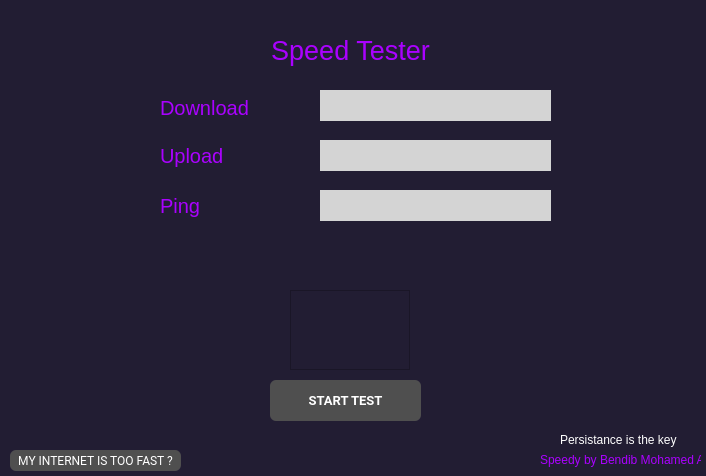
<?xml version="1.0" encoding="UTF-8"?>
<ui version="4.0">
 <class>MainWindow</class>
 <widget class="QMainWindow" name="MainWindow">
  <property name="geometry">
   <rect>
    <x>0</x>
    <y>0</y>
    <width>706</width>
    <height>476</height>
   </rect>
  </property>
  <property name="font">
   <font>
    <pointsize>12</pointsize>
    <weight>75</weight>
    <bold>true</bold>
   </font>
  </property>
  <property name="windowTitle">
   <string>MainWindow</string>
  </property>
  <property name="styleSheet">
   <string notr="true">background-color:rgb(34, 29, 51);</string>
  </property>
  <widget class="QWidget" name="centralwidget">
   <property name="autoFillBackground">
    <bool>false</bool>
   </property>
   <widget class="QPushButton" name="pushButton_test">
    <property name="geometry">
     <rect>
      <x>270</x>
      <y>380</y>
      <width>151</width>
      <height>41</height>
     </rect>
    </property>
    <property name="font">
     <font>
      <family>Roboto</family>
      <pointsize>10</pointsize>
      <weight>75</weight>
      <bold>true</bold>
     </font>
    </property>
    <property name="styleSheet">
     <string notr="true">background-color:rgb(79, 79, 79);
color:rgb(255, 255, 255);
border-radius:6%;</string>
    </property>
    <property name="text">
     <string>START TEST</string>
    </property>
   </widget>
   <widget class="QPushButton" name="pushButton_toofast">
    <property name="geometry">
     <rect>
      <x>10</x>
      <y>450</y>
      <width>171</width>
      <height>21</height>
     </rect>
    </property>
    <property name="font">
     <font>
      <family>Roboto</family>
      <weight>50</weight>
      <bold>false</bold>
     </font>
    </property>
    <property name="styleSheet">
     <string notr="true">background-color:rgb(79, 79, 79);
color:rgb(255, 255, 255);
border-radius:6%;</string>
    </property>
    <property name="text">
     <string>MY INTERNET IS TOO FAST ?</string>
    </property>
   </widget>
   <widget class="QLabel" name="label_credits">
    <property name="geometry">
     <rect>
      <x>540</x>
      <y>450</y>
      <width>161</width>
      <height>20</height>
     </rect>
    </property>
    <property name="font">
     <font>
      <weight>50</weight>
      <bold>false</bold>
     </font>
    </property>
    <property name="styleSheet">
     <string notr="true">color:rgb(170, 1, 255)

</string>
    </property>
    <property name="text">
     <string>Speedy by Bendib Mohamed Anis</string>
    </property>
   </widget>
   <widget class="QLabel" name="label_title">
    <property name="geometry">
     <rect>
      <x>10</x>
      <y>30</y>
      <width>681</width>
      <height>41</height>
     </rect>
    </property>
    <property name="font">
     <font>
      <pointsize>20</pointsize>
      <weight>50</weight>
      <bold>false</bold>
     </font>
    </property>
    <property name="styleSheet">
     <string notr="true">color:rgb(170, 1, 255)
</string>
    </property>
    <property name="text">
     <string>Speed Tester</string>
    </property>
    <property name="alignment">
     <set>Qt::AlignCenter</set>
    </property>
   </widget>
   <widget class="QLabel" name="label_download_2">
    <property name="geometry">
     <rect>
      <x>160</x>
      <y>100</y>
      <width>121</width>
      <height>16</height>
     </rect>
    </property>
    <property name="font">
     <font>
      <pointsize>15</pointsize>
     </font>
    </property>
    <property name="styleSheet">
     <string notr="true">color:rgb(170, 1, 255)
</string>
    </property>
    <property name="text">
     <string>Download</string>
    </property>
   </widget>
   <widget class="QLabel" name="label_upload_2">
    <property name="geometry">
     <rect>
      <x>160</x>
      <y>140</y>
      <width>131</width>
      <height>31</height>
     </rect>
    </property>
    <property name="font">
     <font>
      <pointsize>15</pointsize>
      <weight>50</weight>
      <bold>false</bold>
      <strikeout>false</strikeout>
     </font>
    </property>
    <property name="styleSheet">
     <string notr="true">color:rgb(170, 1, 255)
</string>
    </property>
    <property name="text">
     <string>Upload</string>
    </property>
   </widget>
   <widget class="QFrame" name="frame">
    <property name="geometry">
     <rect>
      <x>320</x>
      <y>90</y>
      <width>231</width>
      <height>31</height>
     </rect>
    </property>
    <property name="styleSheet">
     <string notr="true">background-color:rgb(212, 212, 212)</string>
    </property>
    <property name="frameShape">
     <enum>QFrame::StyledPanel</enum>
    </property>
    <property name="frameShadow">
     <enum>QFrame::Raised</enum>
    </property>
    <widget class="QLabel" name="label_download">
     <property name="geometry">
      <rect>
       <x>0</x>
       <y>0</y>
       <width>231</width>
       <height>31</height>
      </rect>
     </property>
     <property name="font">
      <font>
       <pointsize>10</pointsize>
       <weight>75</weight>
       <bold>true</bold>
      </font>
     </property>
     <property name="text">
      <string/>
     </property>
     <property name="alignment">
      <set>Qt::AlignCenter</set>
     </property>
    </widget>
   </widget>
   <widget class="QFrame" name="frame_2">
    <property name="geometry">
     <rect>
      <x>320</x>
      <y>140</y>
      <width>231</width>
      <height>31</height>
     </rect>
    </property>
    <property name="styleSheet">
     <string notr="true">background-color:rgb(212, 212, 212)</string>
    </property>
    <property name="frameShape">
     <enum>QFrame::StyledPanel</enum>
    </property>
    <property name="frameShadow">
     <enum>QFrame::Raised</enum>
    </property>
    <widget class="QLabel" name="label_upload">
     <property name="geometry">
      <rect>
       <x>0</x>
       <y>0</y>
       <width>231</width>
       <height>31</height>
      </rect>
     </property>
     <property name="font">
      <font>
       <pointsize>10</pointsize>
       <weight>75</weight>
       <bold>true</bold>
      </font>
     </property>
     <property name="text">
      <string/>
     </property>
     <property name="alignment">
      <set>Qt::AlignCenter</set>
     </property>
    </widget>
   </widget>
   <widget class="QFrame" name="animationbot">
    <property name="geometry">
     <rect>
      <x>290</x>
      <y>290</y>
      <width>120</width>
      <height>80</height>
     </rect>
    </property>
    <property name="frameShape">
     <enum>QFrame::StyledPanel</enum>
    </property>
    <property name="frameShadow">
     <enum>QFrame::Raised</enum>
    </property>
   </widget>
   <widget class="QLabel" name="label">
    <property name="geometry">
     <rect>
      <x>560</x>
      <y>430</y>
      <width>131</width>
      <height>20</height>
     </rect>
    </property>
    <property name="styleSheet">
     <string notr="true">color:rgb(255, 255, 255)</string>
    </property>
    <property name="text">
     <string>Persistance is the key</string>
    </property>
   </widget>
   <widget class="QLabel" name="label_upload_3">
    <property name="geometry">
     <rect>
      <x>160</x>
      <y>190</y>
      <width>131</width>
      <height>31</height>
     </rect>
    </property>
    <property name="font">
     <font>
      <pointsize>15</pointsize>
      <weight>50</weight>
      <bold>false</bold>
      <strikeout>false</strikeout>
     </font>
    </property>
    <property name="styleSheet">
     <string notr="true">color:rgb(170, 1, 255)
</string>
    </property>
    <property name="text">
     <string>Ping</string>
    </property>
   </widget>
   <widget class="QFrame" name="frame_3">
    <property name="geometry">
     <rect>
      <x>320</x>
      <y>190</y>
      <width>231</width>
      <height>31</height>
     </rect>
    </property>
    <property name="styleSheet">
     <string notr="true">background-color:rgb(212, 212, 212)</string>
    </property>
    <property name="frameShape">
     <enum>QFrame::StyledPanel</enum>
    </property>
    <property name="frameShadow">
     <enum>QFrame::Raised</enum>
    </property>
    <widget class="QLabel" name="label_download_3">
     <property name="geometry">
      <rect>
       <x>0</x>
       <y>0</y>
       <width>231</width>
       <height>21</height>
      </rect>
     </property>
     <property name="font">
      <font>
       <pointsize>10</pointsize>
       <weight>75</weight>
       <bold>true</bold>
      </font>
     </property>
     <property name="text">
      <string/>
     </property>
     <property name="alignment">
      <set>Qt::AlignCenter</set>
     </property>
    </widget>
    <widget class="QLabel" name="label_ping">
     <property name="geometry">
      <rect>
       <x>0</x>
       <y>0</y>
       <width>231</width>
       <height>31</height>
      </rect>
     </property>
     <property name="font">
      <font>
       <pointsize>10</pointsize>
       <weight>75</weight>
       <bold>true</bold>
      </font>
     </property>
     <property name="text">
      <string/>
     </property>
     <property name="alignment">
      <set>Qt::AlignCenter</set>
     </property>
    </widget>
   </widget>
   <widget class="QLabel" name="label_host">
    <property name="geometry">
     <rect>
      <x>20</x>
      <y>250</y>
      <width>321</width>
      <height>21</height>
     </rect>
    </property>
    <property name="font">
     <font>
      <pointsize>11</pointsize>
     </font>
    </property>
    <property name="styleSheet">
     <string notr="true">color:rgb(170, 255, 0)</string>
    </property>
    <property name="text">
     <string/>
    </property>
    <property name="alignment">
     <set>Qt::AlignCenter</set>
    </property>
   </widget>
   <widget class="QLabel" name="label_sponsor">
    <property name="geometry">
     <rect>
      <x>370</x>
      <y>250</y>
      <width>321</width>
      <height>21</height>
     </rect>
    </property>
    <property name="font">
     <font>
      <pointsize>11</pointsize>
     </font>
    </property>
    <property name="styleSheet">
     <string notr="true">color:rgb(255, 255, 0)</string>
    </property>
    <property name="text">
     <string/>
    </property>
    <property name="alignment">
     <set>Qt::AlignCenter</set>
    </property>
   </widget>
   <widget class="QLabel" name="label_status">
    <property name="geometry">
     <rect>
      <x>270</x>
      <y>430</y>
      <width>151</width>
      <height>31</height>
     </rect>
    </property>
    <property name="font">
     <font>
      <weight>75</weight>
      <bold>true</bold>
     </font>
    </property>
    <property name="styleSheet">
     <string notr="true">color:rgb(131, 0, 197)</string>
    </property>
    <property name="text">
     <string/>
    </property>
    <property name="alignment">
     <set>Qt::AlignCenter</set>
    </property>
   </widget>
  </widget>
 </widget>
 <resources/>
 <connections/>
</ui>
